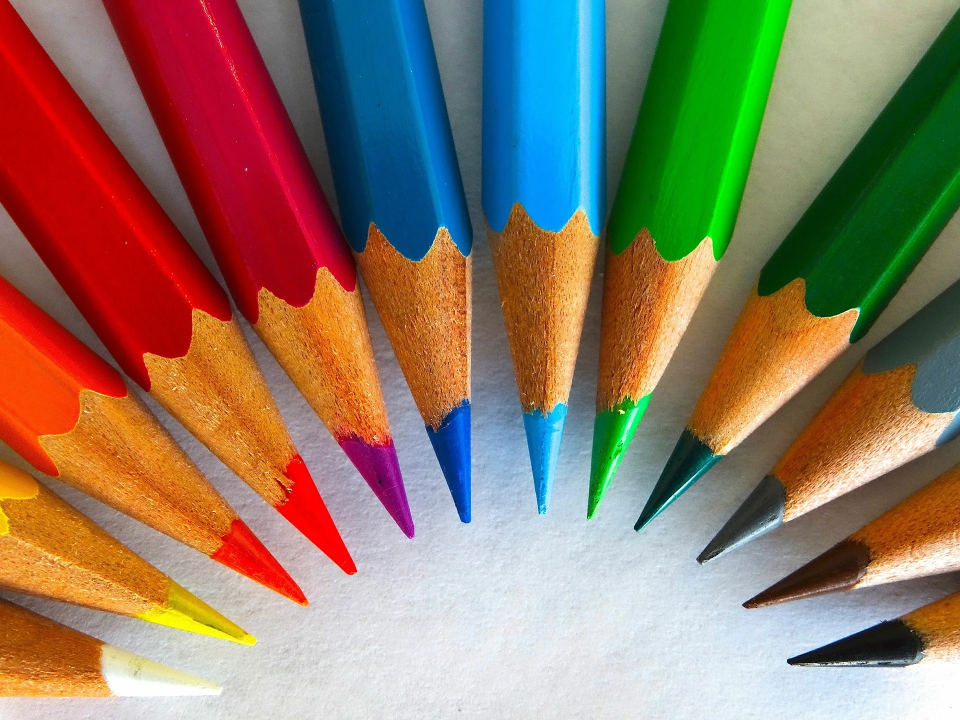
#> input picture openCV/Image/pencils.jpg, 1920 x 1440 px (shown at 1/2 size)
$ jupyter execute '31. 이미지 연산(2).ipynb'
#> lines starting #> are read from the running program, lines starting #| are printed output that depends on the picture
[cell 1]
import numpy as np
import cv2

[cell 2]
src = cv2.imread("Image/pencils.jpg")
#> src is the input picture: shape (1440, 1920, 3); mean B, G, R 100.9, 121.1, 141.8
src = cv2.resize(src, (0,0), fx=0.2, fy=0.2, interpolation = cv2.INTER_AREA)
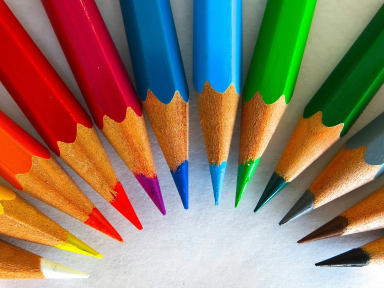
#> src: shape (288, 384, 3); mean B, G, R 100.9, 121.1, 141.8
number = np.ones_like(src) * 127

[cell 3]
_max = cv2.max(src, number)
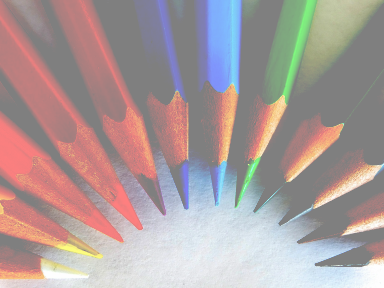
#> _max: shape (288, 384, 3); mean B, G, R 155.1, 155.4, 170.4
_min = cv2.min(src, number)
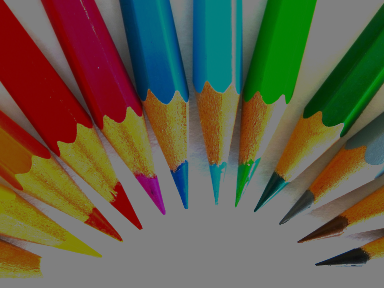
#> _min: shape (288, 384, 3); mean B, G, R 72.8, 92.7, 98.4
_abs = cv2.absdiff(src, number)
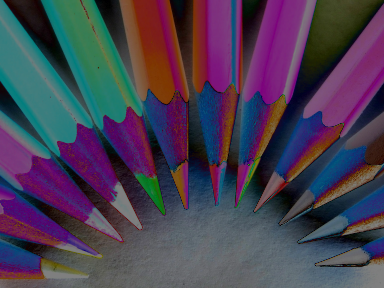
#> _abs: shape (288, 384, 3); mean B, G, R 82.3, 62.7, 72.1
compare = cv2.compare(src, number, cv2.CMP_GT)
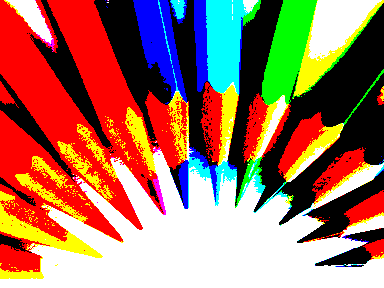
#> compare: shape (288, 384, 3); mean B, G, R 94.4, 114.3, 161.2

[cell 4]
src = np.concatenate((src, src, src, src), axis=1)
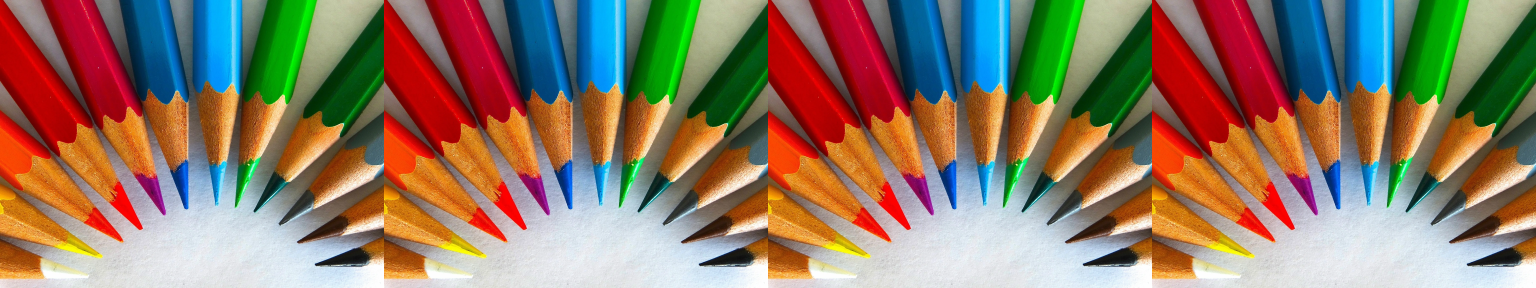
#> src: shape (288, 1536, 3); mean B, G, R 100.9, 121.1, 141.8
number = np.concatenate((number, number, number, number), axis = 1)
dst = np.concatenate((_max, _min, _abs, compare), axis = 1)
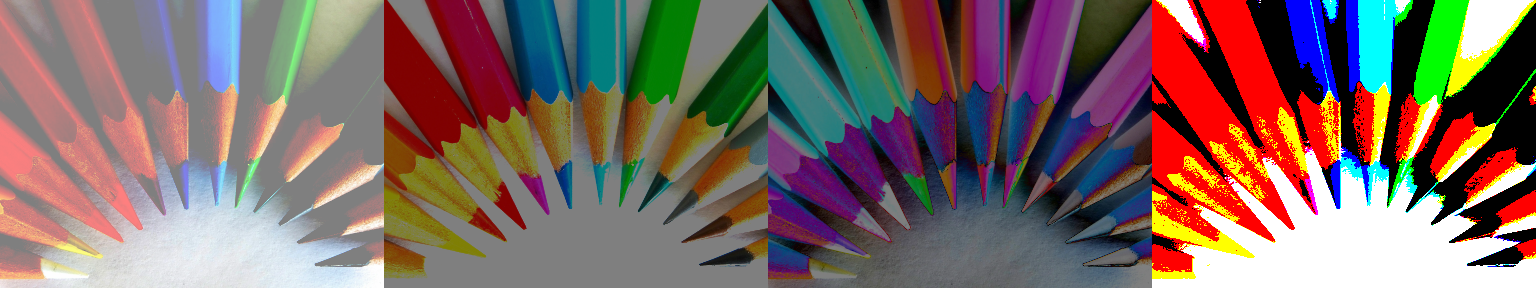
#> dst: shape (288, 1536, 3); mean B, G, R 101.2, 106.3, 125.5

dst = np.concatenate((src, number, dst), axis = 0)
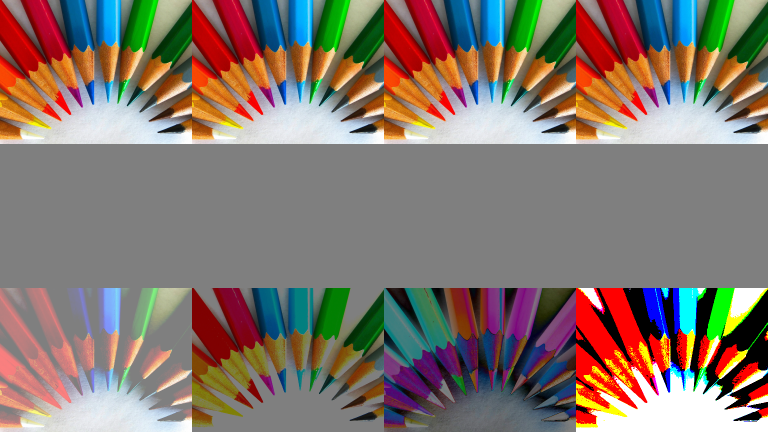
#> dst: shape (864, 1536, 3) (shown at 1/2 size); mean B, G, R 109.7, 118.1, 131.4

cv2.imshow("dst", dst)
cv2.waitKey(0)
cv2.destroyAllWindows()

$ run again, with openCV/Image/analysis.jpg copied over openCV/Image/pencils.jpg
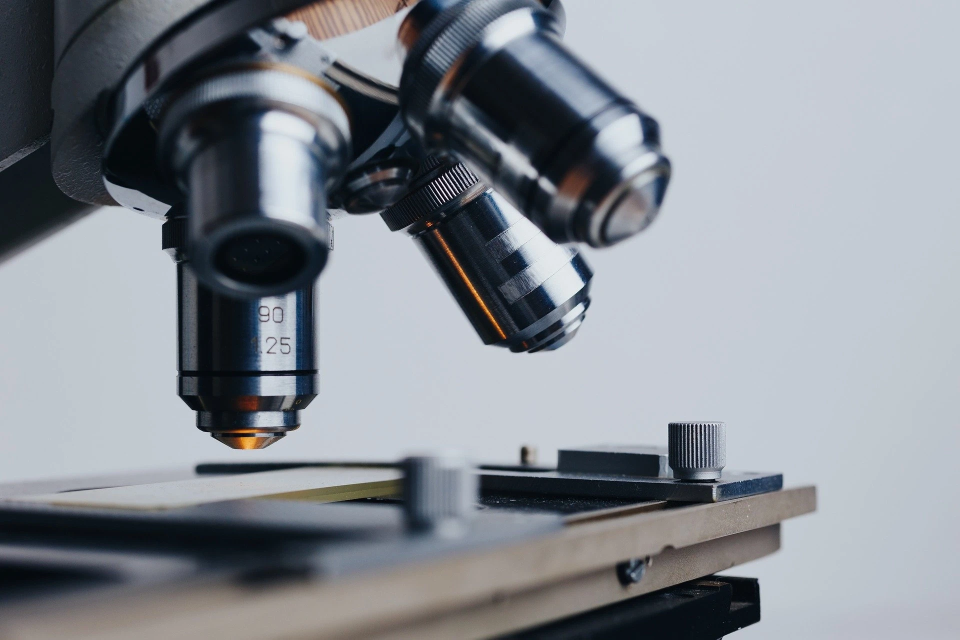
#> input picture openCV/Image/analysis.jpg, 1920 x 1279 px (shown at 1/2 size)
#> src is the input picture: shape (1279, 1920, 3); mean B, G, R 146.8, 139.7, 134.3
#> `src = np.concatenate((src, src, src, src), axis=1)`:
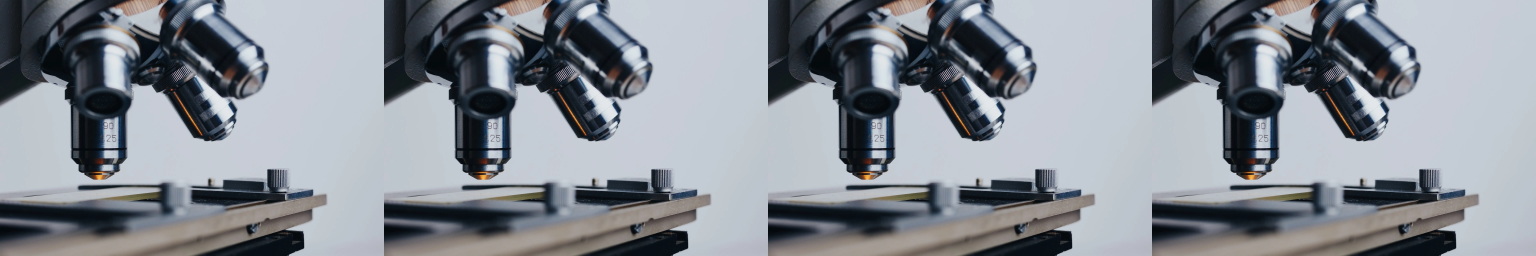
#> src: shape (256, 1536, 3); mean B, G, R 146.8, 139.7, 134.3
#> `dst = np.concatenate((src, number, dst), axis = 0)`:
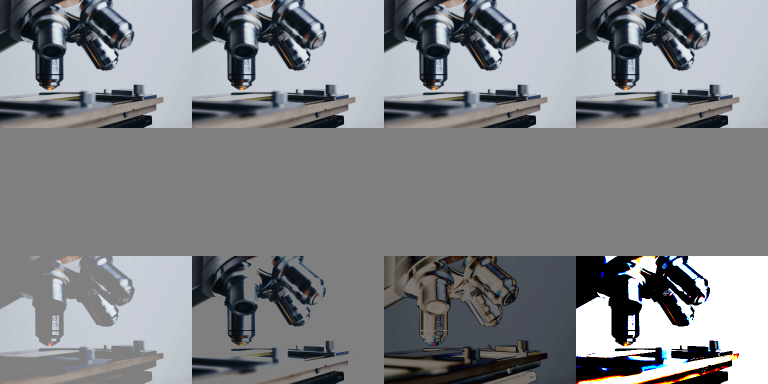
#> dst: shape (768, 1536, 3) (shown at 1/2 size); mean B, G, R 133.4, 130.2, 127.8

$ run again, with openCV/Image/beach.jpg copied over openCV/Image/pencils.jpg
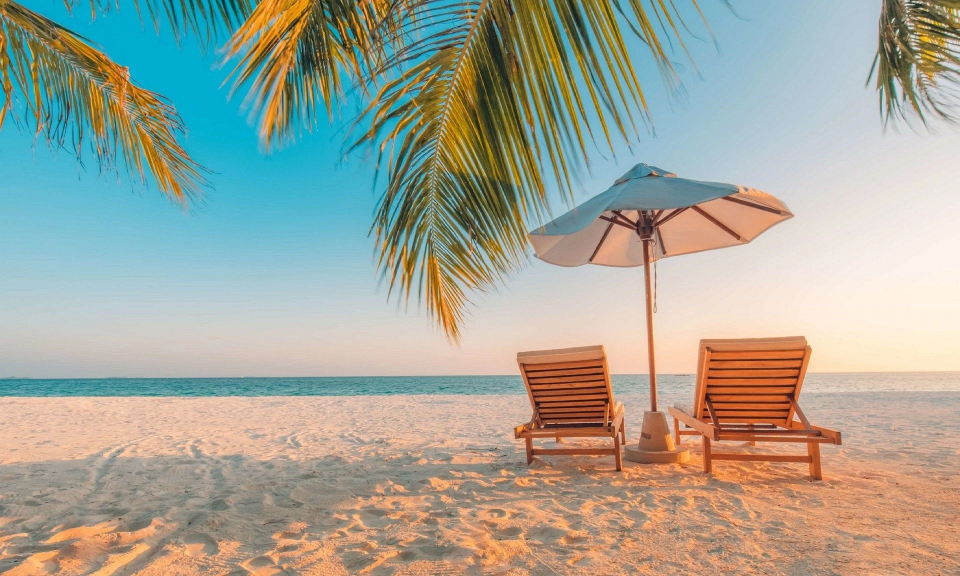
#> input picture openCV/Image/beach.jpg, 1920 x 1152 px (shown at 1/2 size)
#> src is the input picture: shape (1152, 1920, 3); mean B, G, R 152.1, 165, 162.8
#> `src = np.concatenate((src, src, src, src), axis=1)`:
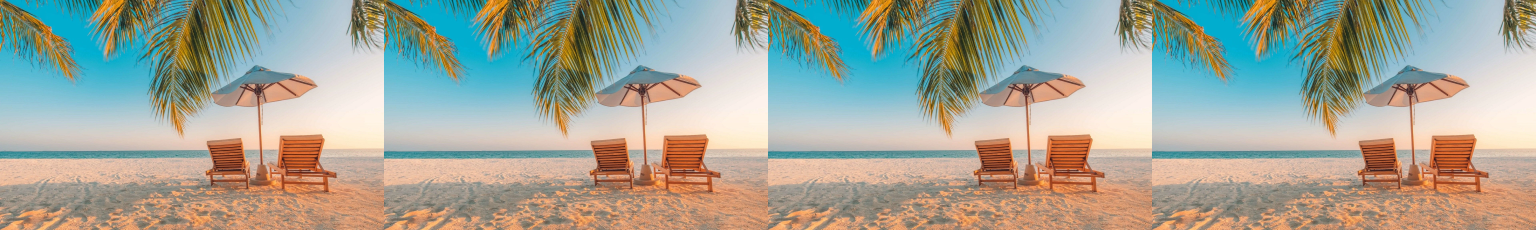
#> src: shape (230, 1536, 3); mean B, G, R 152.1, 165, 162.8
#> `dst = np.concatenate((src, number, dst), axis = 0)`:
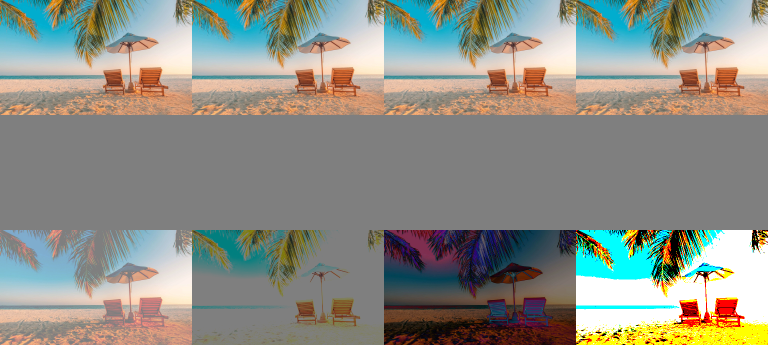
#> dst: shape (690, 1536, 3) (shown at 1/2 size); mean B, G, R 134.6, 143.3, 141.5
